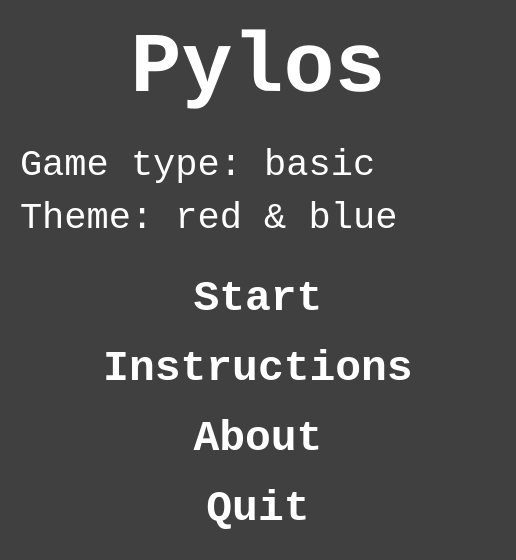
<?xml version="1.0" encoding="UTF-8"?>
<ui version="4.0">
 <class>QtPylosMenuDialog</class>
 <widget class="QDialog" name="QtPylosMenuDialog">
  <property name="geometry">
   <rect>
    <x>0</x>
    <y>0</y>
    <width>516</width>
    <height>560</height>
   </rect>
  </property>
  <property name="palette">
   <palette>
    <active>
     <colorrole role="WindowText">
      <brush brushstyle="SolidPattern">
       <color alpha="255">
        <red>255</red>
        <green>255</green>
        <blue>255</blue>
       </color>
      </brush>
     </colorrole>
     <colorrole role="Button">
      <brush brushstyle="SolidPattern">
       <color alpha="255">
        <red>0</red>
        <green>0</green>
        <blue>0</blue>
       </color>
      </brush>
     </colorrole>
     <colorrole role="Base">
      <brush brushstyle="SolidPattern">
       <color alpha="255">
        <red>255</red>
        <green>255</green>
        <blue>255</blue>
       </color>
      </brush>
     </colorrole>
     <colorrole role="Window">
      <brush brushstyle="SolidPattern">
       <color alpha="255">
        <red>64</red>
        <green>64</green>
        <blue>64</blue>
       </color>
      </brush>
     </colorrole>
    </active>
    <inactive>
     <colorrole role="WindowText">
      <brush brushstyle="SolidPattern">
       <color alpha="255">
        <red>255</red>
        <green>255</green>
        <blue>255</blue>
       </color>
      </brush>
     </colorrole>
     <colorrole role="Button">
      <brush brushstyle="SolidPattern">
       <color alpha="255">
        <red>0</red>
        <green>0</green>
        <blue>0</blue>
       </color>
      </brush>
     </colorrole>
     <colorrole role="Base">
      <brush brushstyle="SolidPattern">
       <color alpha="255">
        <red>255</red>
        <green>255</green>
        <blue>255</blue>
       </color>
      </brush>
     </colorrole>
     <colorrole role="Window">
      <brush brushstyle="SolidPattern">
       <color alpha="255">
        <red>64</red>
        <green>64</green>
        <blue>64</blue>
       </color>
      </brush>
     </colorrole>
    </inactive>
    <disabled>
     <colorrole role="WindowText">
      <brush brushstyle="SolidPattern">
       <color alpha="255">
        <red>123</red>
        <green>118</green>
        <blue>114</blue>
       </color>
      </brush>
     </colorrole>
     <colorrole role="Button">
      <brush brushstyle="SolidPattern">
       <color alpha="255">
        <red>0</red>
        <green>0</green>
        <blue>0</blue>
       </color>
      </brush>
     </colorrole>
     <colorrole role="Base">
      <brush brushstyle="SolidPattern">
       <color alpha="255">
        <red>64</red>
        <green>64</green>
        <blue>64</blue>
       </color>
      </brush>
     </colorrole>
     <colorrole role="Window">
      <brush brushstyle="SolidPattern">
       <color alpha="255">
        <red>64</red>
        <green>64</green>
        <blue>64</blue>
       </color>
      </brush>
     </colorrole>
    </disabled>
   </palette>
  </property>
  <property name="font">
   <font>
    <family>Courier New</family>
    <pointsize>32</pointsize>
    <weight>75</weight>
    <bold>true</bold>
   </font>
  </property>
  <property name="mouseTracking">
   <bool>true</bool>
  </property>
  <property name="windowTitle">
   <string>Pylos (C) 2010 Richel Bilderbeek</string>
  </property>
  <property name="windowIcon">
   <iconset resource="GamePylos.qrc">
    <normaloff>:/images/R.png</normaloff>:/images/R.png</iconset>
  </property>
  <layout class="QVBoxLayout" name="verticalLayout">
   <item>
    <widget class="QWidget" name="widget_title" native="true">
     <property name="sizePolicy">
      <sizepolicy hsizetype="Preferred" vsizetype="Maximum">
       <horstretch>0</horstretch>
       <verstretch>0</verstretch>
      </sizepolicy>
     </property>
     <layout class="QHBoxLayout" name="horizontalLayout">
      <item>
       <widget class="QLabel" name="label_title_10">
        <property name="font">
         <font>
          <pointsize>64</pointsize>
         </font>
        </property>
        <property name="text">
         <string>Pylos</string>
        </property>
        <property name="scaledContents">
         <bool>false</bool>
        </property>
        <property name="alignment">
         <set>Qt::AlignCenter</set>
        </property>
       </widget>
      </item>
     </layout>
    </widget>
   </item>
   <item>
    <widget class="QWidget" name="widget" native="true">
     <layout class="QVBoxLayout" name="verticalLayout_2">
      <item>
       <widget class="QLabel" name="label_type">
        <property name="font">
         <font>
          <pointsize>28</pointsize>
          <weight>50</weight>
          <bold>false</bold>
         </font>
        </property>
        <property name="text">
         <string>Game type: basic</string>
        </property>
       </widget>
      </item>
      <item>
       <widget class="QLabel" name="label_theme">
        <property name="font">
         <font>
          <pointsize>28</pointsize>
          <weight>50</weight>
          <bold>false</bold>
         </font>
        </property>
        <property name="text">
         <string>Theme: red &amp; blue</string>
        </property>
       </widget>
      </item>
     </layout>
    </widget>
   </item>
   <item>
    <widget class="QWidget" name="widget_menu" native="true">
     <property name="mouseTracking">
      <bool>true</bool>
     </property>
     <property name="acceptDrops">
      <bool>true</bool>
     </property>
     <layout class="QGridLayout" name="gridLayout">
      <item row="0" column="0">
       <widget class="QLabel" name="label_start_left">
        <property name="minimumSize">
         <size>
          <width>64</width>
          <height>64</height>
         </size>
        </property>
        <property name="maximumSize">
         <size>
          <width>64</width>
          <height>64</height>
         </size>
        </property>
        <property name="mouseTracking">
         <bool>true</bool>
        </property>
        <property name="text">
         <string/>
        </property>
        <property name="pixmap">
         <pixmap resource="GamePylos.qrc">:/images/sprite_hole.png</pixmap>
        </property>
       </widget>
      </item>
      <item row="0" column="1">
       <widget class="QLabel" name="label_start">
        <property name="mouseTracking">
         <bool>true</bool>
        </property>
        <property name="acceptDrops">
         <bool>true</bool>
        </property>
        <property name="text">
         <string>Start</string>
        </property>
        <property name="scaledContents">
         <bool>false</bool>
        </property>
        <property name="alignment">
         <set>Qt::AlignCenter</set>
        </property>
       </widget>
      </item>
      <item row="0" column="2">
       <widget class="QLabel" name="label_start_right">
        <property name="minimumSize">
         <size>
          <width>64</width>
          <height>64</height>
         </size>
        </property>
        <property name="maximumSize">
         <size>
          <width>64</width>
          <height>64</height>
         </size>
        </property>
        <property name="mouseTracking">
         <bool>true</bool>
        </property>
        <property name="text">
         <string/>
        </property>
        <property name="pixmap">
         <pixmap resource="GamePylos.qrc">:/images/sprite_hole.png</pixmap>
        </property>
       </widget>
      </item>
      <item row="1" column="0">
       <widget class="QLabel" name="label_instructions_left">
        <property name="minimumSize">
         <size>
          <width>64</width>
          <height>64</height>
         </size>
        </property>
        <property name="maximumSize">
         <size>
          <width>64</width>
          <height>64</height>
         </size>
        </property>
        <property name="mouseTracking">
         <bool>true</bool>
        </property>
        <property name="text">
         <string/>
        </property>
        <property name="pixmap">
         <pixmap resource="GamePylos.qrc">:/images/sprite_hole.png</pixmap>
        </property>
       </widget>
      </item>
      <item row="1" column="1">
       <widget class="QLabel" name="label_instructions">
        <property name="mouseTracking">
         <bool>true</bool>
        </property>
        <property name="acceptDrops">
         <bool>true</bool>
        </property>
        <property name="text">
         <string>Instructions</string>
        </property>
        <property name="scaledContents">
         <bool>false</bool>
        </property>
        <property name="alignment">
         <set>Qt::AlignCenter</set>
        </property>
       </widget>
      </item>
      <item row="1" column="2">
       <widget class="QLabel" name="label_instructions_right">
        <property name="minimumSize">
         <size>
          <width>64</width>
          <height>64</height>
         </size>
        </property>
        <property name="maximumSize">
         <size>
          <width>64</width>
          <height>64</height>
         </size>
        </property>
        <property name="mouseTracking">
         <bool>true</bool>
        </property>
        <property name="text">
         <string/>
        </property>
        <property name="pixmap">
         <pixmap resource="GamePylos.qrc">:/images/sprite_hole.png</pixmap>
        </property>
       </widget>
      </item>
      <item row="2" column="0">
       <widget class="QLabel" name="label_about_left">
        <property name="minimumSize">
         <size>
          <width>64</width>
          <height>64</height>
         </size>
        </property>
        <property name="maximumSize">
         <size>
          <width>64</width>
          <height>64</height>
         </size>
        </property>
        <property name="mouseTracking">
         <bool>true</bool>
        </property>
        <property name="text">
         <string/>
        </property>
        <property name="pixmap">
         <pixmap resource="GamePylos.qrc">:/images/sprite_hole.png</pixmap>
        </property>
       </widget>
      </item>
      <item row="2" column="1">
       <widget class="QLabel" name="label_about">
        <property name="mouseTracking">
         <bool>true</bool>
        </property>
        <property name="text">
         <string>About</string>
        </property>
        <property name="scaledContents">
         <bool>false</bool>
        </property>
        <property name="alignment">
         <set>Qt::AlignCenter</set>
        </property>
       </widget>
      </item>
      <item row="2" column="2">
       <widget class="QLabel" name="label_about_right">
        <property name="minimumSize">
         <size>
          <width>64</width>
          <height>64</height>
         </size>
        </property>
        <property name="maximumSize">
         <size>
          <width>64</width>
          <height>64</height>
         </size>
        </property>
        <property name="mouseTracking">
         <bool>true</bool>
        </property>
        <property name="text">
         <string/>
        </property>
        <property name="pixmap">
         <pixmap resource="GamePylos.qrc">:/images/sprite_hole.png</pixmap>
        </property>
       </widget>
      </item>
      <item row="3" column="0">
       <widget class="QLabel" name="label_quit_left">
        <property name="minimumSize">
         <size>
          <width>64</width>
          <height>64</height>
         </size>
        </property>
        <property name="maximumSize">
         <size>
          <width>64</width>
          <height>64</height>
         </size>
        </property>
        <property name="mouseTracking">
         <bool>true</bool>
        </property>
        <property name="text">
         <string/>
        </property>
        <property name="pixmap">
         <pixmap resource="GamePylos.qrc">:/images/sprite_hole.png</pixmap>
        </property>
       </widget>
      </item>
      <item row="3" column="1">
       <widget class="QLabel" name="label_quit">
        <property name="mouseTracking">
         <bool>true</bool>
        </property>
        <property name="text">
         <string>Quit</string>
        </property>
        <property name="scaledContents">
         <bool>false</bool>
        </property>
        <property name="alignment">
         <set>Qt::AlignCenter</set>
        </property>
       </widget>
      </item>
      <item row="3" column="2">
       <widget class="QLabel" name="label_quit_right">
        <property name="minimumSize">
         <size>
          <width>64</width>
          <height>64</height>
         </size>
        </property>
        <property name="maximumSize">
         <size>
          <width>64</width>
          <height>64</height>
         </size>
        </property>
        <property name="mouseTracking">
         <bool>true</bool>
        </property>
        <property name="text">
         <string/>
        </property>
        <property name="pixmap">
         <pixmap resource="GamePylos.qrc">:/images/sprite_hole.png</pixmap>
        </property>
       </widget>
      </item>
     </layout>
    </widget>
   </item>
  </layout>
 </widget>
 <resources>
  <include location="GamePylos.qrc"/>
 </resources>
 <connections/>
</ui>
